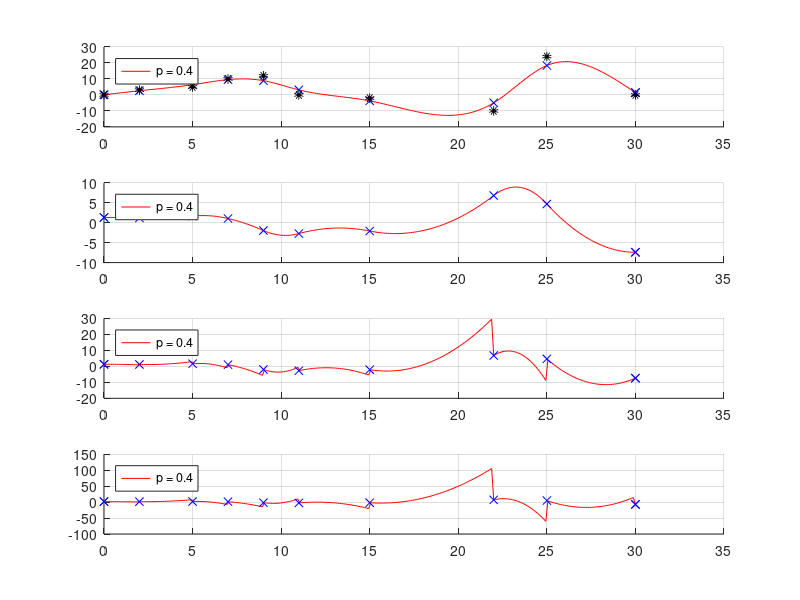

Write MATLAB code to recreate this figure.
clear; close all; clc;

q = [0 3 5 10 12 0 -2 -10 24 0];
t = [0 2 5 7 9 11 15 22 25 30];

%% position
coeff_smooth = 0.4;
figure(1);
subplot(4, 1, 1); hold on;

legendLabels = {};

for i = coeff_smooth
    s = csaps(t, q, i);
    fnplt(s);
    legendLabels{end + 1} = ['p = ' num2str(i)]; %#ok<*SAGROW>
end

plot(t, q, 'ko', 'MarkerSize', 2, "LineWidth", 5, 'DisplayName', "data point");

legend(legendLabels, 'Location', 'northwest');
grid on

%% velocity
subplot(4, 1, 2); hold on;
legendLabels = {};

for i = coeff_smooth
    s = csaps(t, q, i);
    ds = fnder(s); % velocity
    fnplt(ds);
    legendLabels{end + 1} = ['p = ' num2str(i)];
end

legend(legendLabels, 'Location', 'northwest');
grid on

%% acceleration
subplot(4, 1, 3); hold on;

legendLabels = {};

for i = coeff_smooth
    s = csaps(t, q, i);
    dds = fnder(s, 2); % Acceleration
    fnplt(dds);
    legendLabels{end + 1} = ['p = ' num2str(i)];
end

legend(legendLabels, 'Location', 'northwest');
grid on

%% jerk

subplot(4, 1, 4); hold on;

legendLabels = {};

for i = coeff_smooth
    s = csaps(t, q, i);
    ddds = fnder(s, 3); % velocity
    fnplt(ddds);
    legendLabels{end + 1} = ['p = ' num2str(i)];
end

legend(legendLabels, 'Location', 'northwest');
grid on
